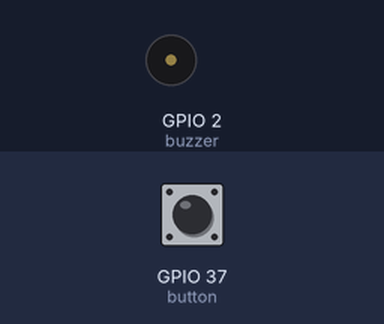
Recording of a program running on a simulated ESP32 board running MicroPython. Shown: buzzer (waves = sounding). The test bench sets the inputs (shaded band); at power-on: GPIO 37 (button) HIGH.

Above: at 1.2 s.
1.3 s: GPIO 37 (button) pulled LOW for 0.15 s
At 10.1 s:
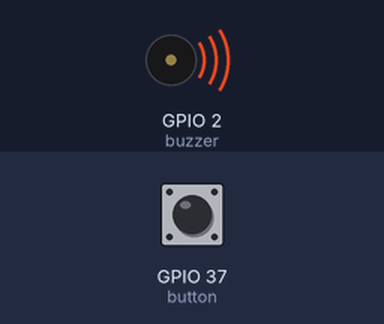
Timing chart, 0 to 10.4 s (numbered marks = the images above; inputs shaded):
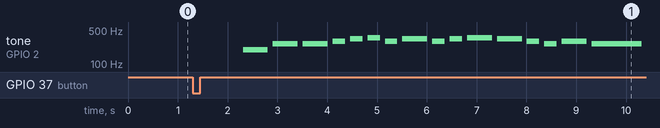

Measured:
- after the input at 1.3 s, tone on GPIO 2 (buzzer): plays 196 Hz for 0.50 s, 262 Hz for 0.50 s, 262 Hz for 0.50 s, 294 Hz for 0.25 s, 330 Hz for 0.25 s, 349 Hz for 0.25 s … (16 notes in this stretch), starting after 1.0 s

The program:

verstappen.py
```python
from machine import PWM, Timer, Signal, Pin
from time import sleep

def Tlačidlo(button):
    sleep(0.01)
    global pressed
    pressed = True

def ZahrajTón(buzzer, freq, trvanie, pauza=0):
    buzzer.init(freq=freq, duty_u16=2 ** 15)
    sleep(trvanie)
    buzzer.duty_u16(0)
    sleep(pauza)

buzzer = PWM(Pin(2))
buzzer.deinit()
button = Pin(37, Pin.IN, Pin.PULL_UP)

pressed = False

button.irq(handler=Tlačidlo, trigger=Pin.IRQ_FALLING)

while True:
    if pressed:
        sleep(1)
        ZahrajTón(buzzer, 196, 0.5, 0.1)
        ZahrajTón(buzzer, 262, 0.5, 0.1)
        ZahrajTón(buzzer, 262, 0.5, 0.1)
        ZahrajTón(buzzer, 294, 0.25, 0.1)
        ZahrajTón(buzzer, 330, 0.25, 0.1)
        ZahrajTón(buzzer, 349, 0.25, 0.1)
        ZahrajTón(buzzer, 294, 0.25, 0.1)
        ZahrajTón(buzzer, 330, 0.5, 0.1)
        ZahrajTón(buzzer, 294, 0.25, 0.1)
        ZahrajTón(buzzer, 330, 0.25, 0.1)
        ZahrajTón(buzzer, 349, 0.5, 0.1)
        ZahrajTón(buzzer, 330, 0.5, 0.1)
        ZahrajTón(buzzer, 294, 0.25, 0.1)
        ZahrajTón(buzzer, 262, 0.25, 0.1)
        ZahrajTón(buzzer, 294, 0.5, 0.1)
        ZahrajTón(buzzer, 262, 1, 0.5)
        ZahrajTón(buzzer, 196, 0.5, 0.1)
        ZahrajTón(buzzer, 262, 0.5, 0.1)
        ZahrajTón(buzzer, 262, 0.5, 0.1)
        ZahrajTón(buzzer, 294, 0.25, 0.1)
        ZahrajTón(buzzer, 330, 0.25, 0.1)
        ZahrajTón(buzzer, 349, 0.25, 0.1)
        ZahrajTón(buzzer, 294, 0.25, 0.1)
        ZahrajTón(buzzer, 330, 0.5, 0.1)
        ZahrajTón(buzzer, 294, 0.25, 0.1)
        ZahrajTón(buzzer, 330, 0.25, 0.1)
        ZahrajTón(buzzer, 349, 0.5, 0.1)
        ZahrajTón(buzzer, 330, 0.5, 0.1)
        ZahrajTón(buzzer, 294, 0.25, 0.1)
        ZahrajTón(buzzer, 262, 0.25, 0.1)
        ZahrajTón(buzzer, 294, 0.5, 0.1)
        ZahrajTón(buzzer, 262, 1, 0.5)
        ZahrajTón(buzzer, 330, 0.25, 0.1)
        ZahrajTón(buzzer, 349, 0.25, 0.1)
        ZahrajTón(buzzer, 392, 1, 0.1)
        ZahrajTón(buzzer, 440, 0.5, 0.1)
        ZahrajTón(buzzer, 392, 1, 0.1)
        ZahrajTón(buzzer, 349, 0.5, 0.1)
        ZahrajTón(buzzer, 330, 0.5, 0.1)
        ZahrajTón(buzzer, 294, 0.25, 0.1)
        ZahrajTón(buzzer, 330, 0.25, 0.1)
        ZahrajTón(buzzer, 349, 0.5, 0.1)
        ZahrajTón(buzzer, 330, 0.5, 0.1)
        ZahrajTón(buzzer, 294, 0.5, 0.1)
        ZahrajTón(buzzer, 262, 0.5, 0.1)
        ZahrajTón(buzzer, 294, 0.5, 0.1)
        ZahrajTón(buzzer, 196, 0.5, 0.1)
        ZahrajTón(buzzer, 262, 0.25, 0.1)
        ZahrajTón(buzzer, 247, 0.25, 0.1)
        ZahrajTón(buzzer, 262, 0.25, 0.1)
        ZahrajTón(buzzer, 294, 0.25, 0.1)
        ZahrajTón(buzzer, 330, 0.5, 0.1)
        ZahrajTón(buzzer, 294, 1, 0.1)
        ZahrajTón(buzzer, 262, 0.5, 0.1)
        ZahrajTón(buzzer, 247, 0.5, 0.1)
        ZahrajTón(buzzer, 196, 0.5, 0.1)
        ZahrajTón(buzzer, 220, 0.25, 0.1)
        ZahrajTón(buzzer, 247, 0.25, 0.1)
        ZahrajTón(buzzer, 262, 0.5, 0.1)
        ZahrajTón(buzzer, 262, 0.5, 0.1)
        ZahrajTón(buzzer, 247, 1, 0.1)
        ZahrajTón(buzzer, 262, 2, 0.1)

        pressed = False
```
